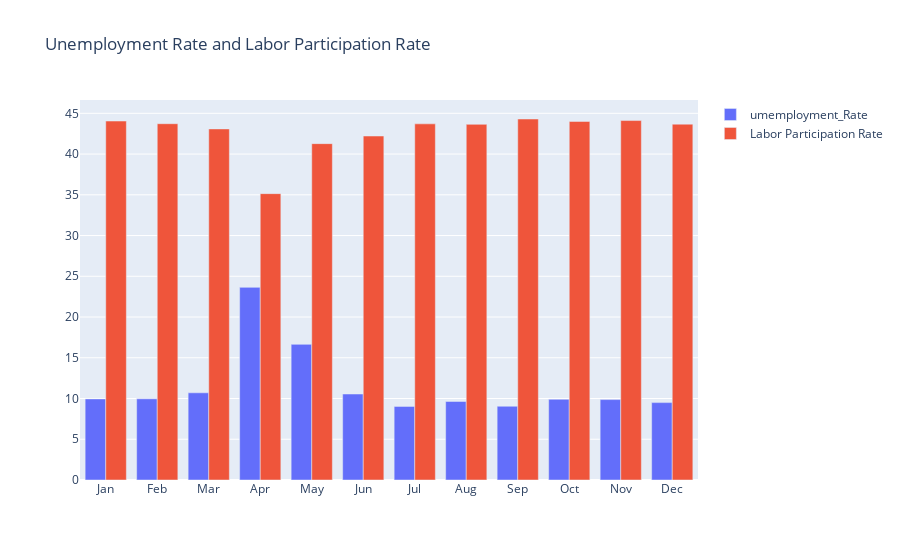

The notebook cell saved with this chart:
### Code cell
# visualize labor participation rate & unemployment rate in each month

df_EEE = df.groupby(['month'])[['Estimated Unemployment Rate','Estimated Employed','Estimated Labour Participation Rate']].mean()
df_EEE = pd.DataFrame(df_EEE).reset_index()
month = df_EEE.month
unemployment_rate = df_EEE['Estimated Unemployment Rate']
labor_participation_rate = df_EEE['Estimated Labour Participation Rate']

fig = go.Figure()             # This module provides the core functionality for creating interactive plots and visualizations using Plotly. It contains classes like Figure and various trace types such as Scatter, Bar, and Line. It is typically imported as go

fig.add_trace(go.Bar(x = month, y = unemployment_rate, name = 'umemployment_Rate'))                     # The fig.add_trace() method is used to add one or more traces (data series) to a Figure object in Plotly. Traces represent the data that you want to plot, such as scatter points, lines, bars, or other types of visual elements.
fig.add_trace(go.Bar(x = month, y = labor_participation_rate, name = 'Labor Participation Rate'))       # The trace object can be created using one of the trace classes from the plotly.graph_objects module, such as Scatter, Bar, Line, etc. Each trace class has its own set of attributes and parameters that allow you to customize the appearance and behavior of the trace

fig.update_layout(title='Unemployment Rate and Labor Participation Rate', xaxis={'categoryorder':'array', 'categoryarray':['Jan','Feb','Mar','Apr','May','Jun','Jul','Aug','Sep','Oct','Nov','Dec']})
fig.show()

### Figure 1 — Plotly figure (JSON) as saved in the notebook; plotly's stock layout.template omitted (floating-point values rounded to 4 significant figures)
{"data": [{"name": "umemployment_Rate", "type": "bar", "x": ["Apr", "Aug", "Dec", "Feb", "Jan", "Jul", "Jun", "Mar", "May", "Nov", "Oct", "Sep"], "y": [23.64, 9.638, 9.497, 9.965, 9.951, 9.034, 10.55, 10.7, 16.65, 9.868, 9.901, 9.052]}, {"name": "Labor Participation Rate", "type": "bar", "x": ["Apr", "Aug", "Dec", "Feb", "Jan", "Jul", "Jun", "Mar", "May", "Nov", "Oct", "Sep"], "y": [35.14, 43.65, 43.67, 43.72, 44.05, 43.71, 42.21, 43.08, 41.28, 44.11, 44.0, 44.3]}], "layout": {"title": {"text": "Unemployment Rate and Labor Participation Rate"}, "xaxis": {"categoryarray": ["Jan", "Feb", "Mar", "Apr", "May", "Jun", "Jul", "Aug", "Sep", "Oct", "Nov", "Dec"], "categoryorder": "array"}}}
